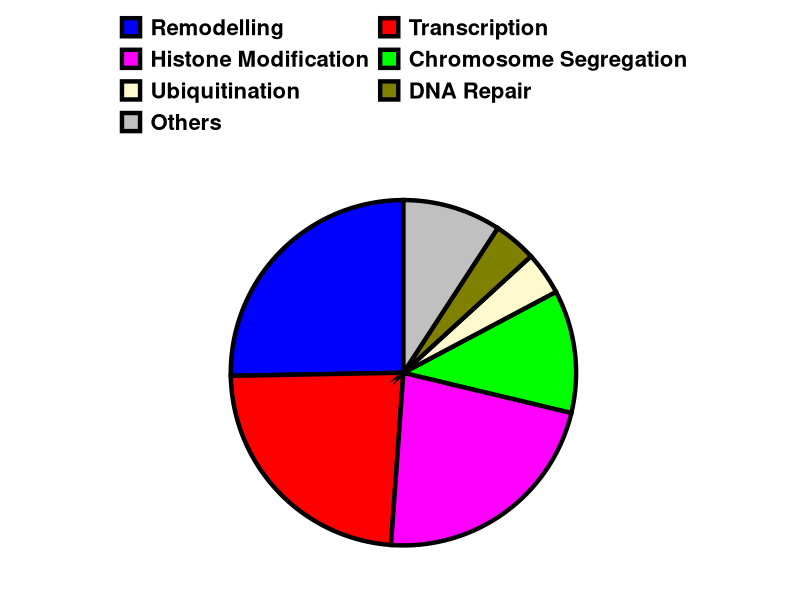

The R script that drew this image:
library(ggplot2)
library(scales)


blank_theme <- theme_minimal()+
  theme(
    axis.title.x = element_blank(),
    axis.title.y = element_blank(),
    panel.border = element_blank(),
    panel.grid=element_blank(),
    axis.ticks = element_blank(),
    plot.title=element_text(size=20, face="bold"))

aa_wt <- data.frame(
  type = c("Remodelling", "Transcription", "Histone Modification",
           "Chromosome Segregation", "Ubiquitination",
           "DNA Repair","Others"),
  count = c(44, 41, 39, 20, 7,7,16))
aa_wt$type <- factor(aa_wt$type,levels = c("Remodelling", "Transcription","Histone Modification",
                                           "Chromosome Segregation", "Ubiquitination",
                                           "DNA Repair","Others"))
pie1 <- ggplot(aa_wt, aes(x="", y=count, fill=type))+
  geom_bar(width = 5, stat = "identity",color='black',lwd=1.5) + coord_polar("y")  + blank_theme + 
  guides(fill=guide_legend(override.aes=list(colour=NA)))+ #remove line in legend 
  scale_fill_manual(values=c("#0000FF", "#FF0000", "#FF00FF", "#00FF00","#FFFACD","#808000","#C0C0C0")) +
  theme(axis.text = element_text(face="bold", color="#993333", 
                                 size=12, angle=0),
        axis.title = element_text(face="bold", color="#993333", 
                                  size=12, angle=0),
        axis.title.y = element_blank(),
        axis.text.x = element_blank(),
        legend.title = element_blank(),
        legend.text = element_text(face="bold", color="black", 
                                   size=16, angle=0),
        legend.position = "top") + guides(fill=guide_legend(nrow=4,byrow=TRUE))
#  geom_text(aes(y = value, 
#                label = percent(value/100)), size=5) +


ggsave("nucleosme_bp_classify.png",plot = pie1,dpi = 300, height = 6, width = 10)
